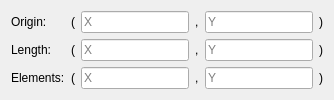
               <widget class="QWidget" name="Rectangular2D">
                <layout class="QGridLayout" name="gridLayout_3">
                 <item row="1" column="2">
                  <widget class="QLineEdit" name="INLengthXR2D">
                   <property name="placeholderText">
                    <string>X</string>
                   </property>
                  </widget>
                 </item>
                 <item row="1" column="0">
                  <widget class="QLabel" name="LLengthR2D">
                   <property name="text">
                    <string>Length:</string>
                   </property>
                  </widget>
                 </item>
                 <item row="2" column="4">
                  <widget class="QLineEdit" name="INElementsYR2D">
                   <property name="placeholderText">
                    <string>Y</string>
                   </property>
                  </widget>
                 </item>
                 <item row="2" column="5">
                  <widget class="QLabel" name="label_14">
                   <property name="text">
                    <string>)</string>
                   </property>
                  </widget>
                 </item>
                 <item row="1" column="5">
                  <widget class="QLabel" name="label_11">
                   <property name="text">
                    <string>)</string>
                   </property>
                  </widget>
                 </item>
                 <item row="1" column="3">
                  <widget class="QLabel" name="label_10">
                   <property name="text">
                    <string>,</string>
                   </property>
                  </widget>
                 </item>
                 <item row="1" column="4">
                  <widget class="QLineEdit" name="INLengthYR2D">
                   <property name="placeholderText">
                    <string>Y</string>
                   </property>
                  </widget>
                 </item>
                 <item row="2" column="0">
                  <widget class="QLabel" name="LElementsR2D">
                   <property name="text">
                    <string>Elements:</string>
                   </property>
                  </widget>
                 </item>
                 <item row="2" column="3">
                  <widget class="QLabel" name="label_13">
                   <property name="text">
                    <string>,</string>
                   </property>
                  </widget>
                 </item>
                 <item row="2" column="2">
                  <widget class="QLineEdit" name="INElementsXR2D">
                   <property name="placeholderText">
                    <string>X</string>
                   </property>
                  </widget>
                 </item>
                 <item row="0" column="2">
                  <widget class="QLineEdit" name="INOriginXR2D">
                   <property name="placeholderText">
                    <string>X</string>
                   </property>
                  </widget>
                 </item>
                 <item row="0" column="4">
                  <widget class="QLineEdit" name="INOriginYR2D">
                   <property name="placeholderText">
                    <string>Y</string>
                   </property>
                  </widget>
                 </item>
                 <item row="0" column="3">
                  <widget class="QLabel" name="label_6">
                   <property name="text">
                    <string>,</string>
                   </property>
                  </widget>
                 </item>
                 <item row="0" column="5">
                  <widget class="QLabel" name="label_8">
                   <property name="text">
                    <string>)</string>
                   </property>
                  </widget>
                 </item>
                 <item row="0" column="0">
                  <widget class="QLabel" name="LOriginR2D">
                   <property name="text">
                    <string>&lt;html&gt;&lt;head/&gt;&lt;body&gt;&lt;p&gt;Origin:&lt;/p&gt;&lt;/body&gt;&lt;/html&gt;</string>
                   </property>
                  </widget>
                 </item>
                 <item row="0" column="1">
                  <widget class="QLabel" name="label_15">
                   <property name="text">
                    <string>(</string>
                   </property>
                  </widget>
                 </item>
                 <item row="1" column="1">
                  <widget class="QLabel" name="label_16">
                   <property name="text">
                    <string>(</string>
                   </property>
                  </widget>
                 </item>
                 <item row="2" column="1">
                  <widget class="QLabel" name="label_17">
                   <property name="text">
                    <string>(</string>
                   </property>
                  </widget>
                 </item>
                </layout>
               </widget>
